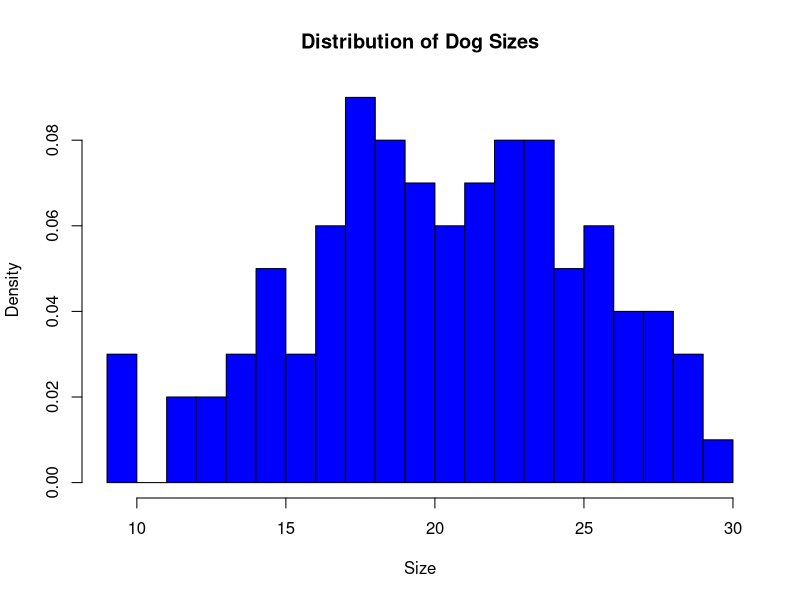
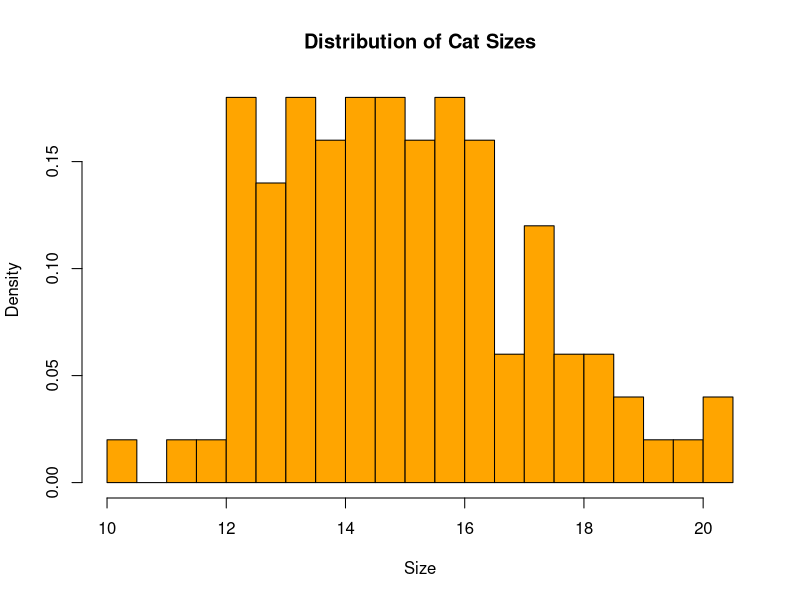
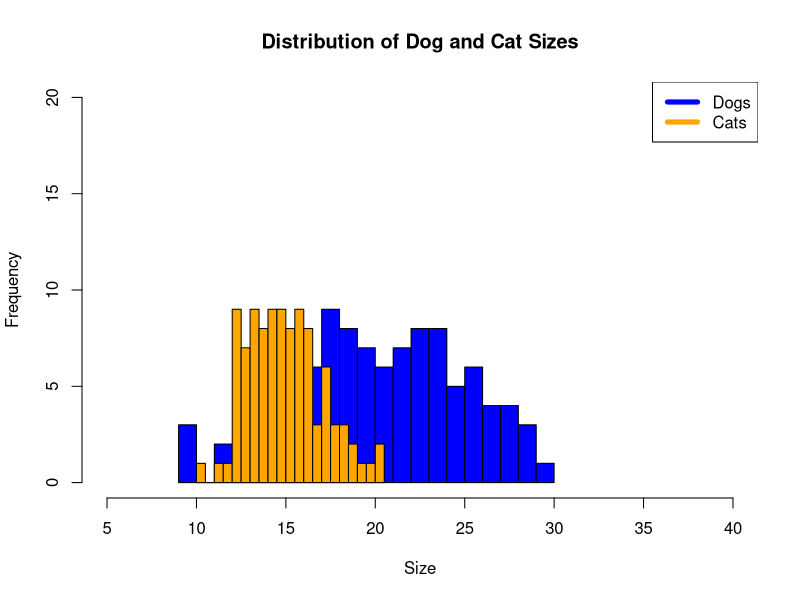

The R source for these figures, in order:
## ---- chunk 1
knitr::opts_chunk$set(echo = TRUE)
knitr::opts_chunk$set(warning = FALSE, message = FALSE) 
## ---- chunk 2
# Installing and loading libraries 
library(tidyverse)
library(dplyr)
library(ggplot2)
## ---- chunk 3
#nothing is ever truly random when "randomly" generated on a computer - always pseudo random
#set.seed(124) #can be used to get the same "random" sample consistently 
dog_mu = 20
dog_sigma = 5
dog_sample = rnorm(100,dog_mu,dog_sigma)
cat_mu = 15
cat_sigma = 2
cat_sample = rnorm(100,cat_mu,cat_sigma)

#random R tip #1: to view any variable, highlight it and Cmd+enter/Ctrl+enter 

#summarizing our data  
dog_mean <- mean(dog_sample)
dog_sd <- sd(dog_sample)

cat_mean <- mean(cat_sample)
cat_sd <- sd(cat_sample)
## ---- chunk 4
#visualizing data 
hist_dog <- hist(dog_sample,
main="Distribution of Dog Sizes",
xlab="Size",
col="blue",
alpha = 0.6, 
freq=FALSE,
breaks = 20
)
hist_cat <- hist(cat_sample,
main="Distribution of Cat Sizes",
xlab="Size",
col="orange",
alpha = 0.4, 
freq=FALSE,
breaks = 20
)

#in the same plot 
plot(hist_dog, xlim = c(5, 40), ylim = c(0,20), col = "blue", main = "Distribution of Dog and Cat Sizes", xlab = "Size") + plot(hist_cat, add = TRUE, col = "orange")
legend("topright", c("Dogs", "Cats"), col=c("blue", "Orange"), lwd=5)

#try other ways to visualize the data here 

## ---- chunk 5
# Run the Shapiro-Wilk test for normality here 
## ---- chunk 6

## ---- chunk 7
#The Independent two sample t-test 
t.test(dog_sample,cat_sample,var.equal = TRUE)

#The Welch's t-test
t.test(dog_sample,cat_sample,var.equal = FALSE)
## ---- chunk 8
#t-test
